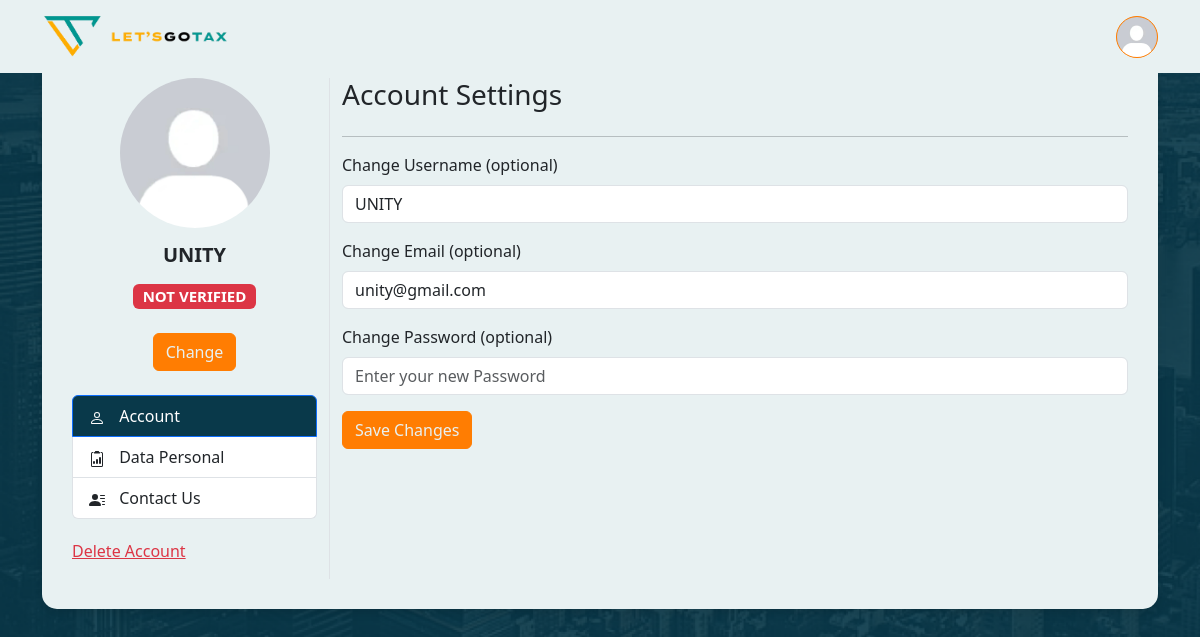
The app's page /settings.php (signed in), older data.
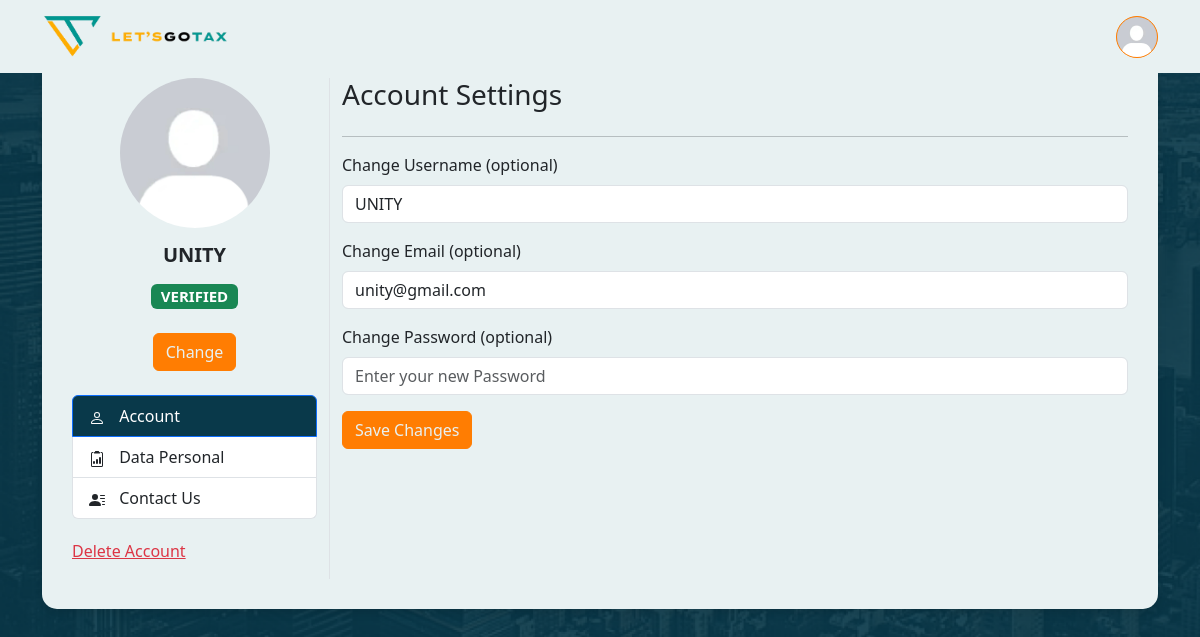
The same page, newer data.
### tables this page shows
CREATE TABLE `akun` (
  `akunId` int(11) NOT NULL,
  `adminId` int(11) NOT NULL,
  `email` varchar(255) NOT NULL,
  `username` varchar(255) NOT NULL,
  `password` varchar(255) NOT NULL,
  `photoProfile` varchar(255) NOT NULL,
  `status` enum('VERIFIED','NOT VERIFIED','ON PROGRESS') NOT NULL
);

### settings.php (the view, shortened to what this page needs)
<?php
$page = isset($_GET['page']) ? $_GET['page'] : 'account';
include 'config.php';
$isLoggedIn = isset($_SESSION['user_id']);
$userPhoto = '';
$username = '';
$email = '';
$status = '';
if ($isLoggedIn) {
    $userId = $_SESSION['user_id'];
    $query = "SELECT photoProfile, username, email, status FROM akun WHERE akunId = ?";
    $stmt = $conn->prepare($query);
    $stmt->bind_param('i', $userId);
    $stmt->execute();
    $result = $stmt->get_result();
    if ($result->num_rows > 0) {
        $user = $result->fetch_assoc();
        $userPhoto = $user['photoProfile'];
        $username = $user['username'];
        $email = $user['email'];
        $status = $user['status'];
    }
}
?>
<!DOCTYPE html>
<html lang="en">
    <head>
        <link href="CSS Files/settings.css" rel="stylesheet">
        <link href="https://cdn.jsdelivr.net/npm/bootstrap@5.3.3/dist/css/bootstrap.min.css" rel="stylesheet">
    </head>
    <body>
        <nav class="navbar navbar-expand-lg navbar-light fixed-top">
            <div class="container">
                <a class="navbar-brand me-auto" href="home.php">
                    <img src="images/let's gotax(logo).png" class="navLogo">
                    <img src="images/let's gotax (logo2).png" class="navLogo2">
                </a>
                <div class="ms-auto">
                    <?php if ($isLoggedIn): ?>
                    <div class="dropdown">
                            <a class="btn btn-light rounded-circle p-0" href="#" role="button" id="dropdownMenuLink" data-bs-toggle="dropdown" aria-expanded="false">
                                <img src="Images/photoProfile/<?php echo htmlspecialchars($userPhoto); ?>" alt="Profile" class="rounded-circle" width="40" height="40">
                            </a>
                        </div>
                    <?php endif; ?>
                </div>
            </div>
        </nav>
        <div class = "mt-5">
            <div class="container mt-5">
                <div class="main-container justify-content-center mt-5">
                    <div class="row">
                        <div class="col-md-3 sidebar">
                            <div class="text-center mb-4">
                                <img src="Images/photoProfile/<?php echo htmlspecialchars($userPhoto); ?>" alt="Profile" class="rounded-circle" width="150" height="150">
                                <h5 class="mb-0 fw-bold spacing"><?php echo htmlspecialchars($username); ?></h5>
                                <h5 class="mt-3">
                                    <?php
                                        if ($status == 'VERIFIED') {
                                            echo '<span class="badge bg-success">' . htmlspecialchars($status) . '</span>';
                                        } elseif ($status == 'NOT VERIFIED') {
                                            echo '<span class="badge bg-danger">' . htmlspecialchars($status) . '</span>';
                                        } elseif ($status == 'ON PROGRESS') {
                                            echo '<span class="badge bg-secondary">' . htmlspecialchars($status) . '</span>';
                                        }
                                    ?>
                                </h5>
                                <button type="button" class="btn btn-primary mt-3" data-bs-toggle="modal" data-bs-target="#changeImageModal">Change</button>
                            </div>
                            <div class="list-group">
                                <a href="settings.php?page=account" class="list-group-item list-group-item-action <?= $page == 'account' ? 'active' : '' ?>">
                                    <span class="spanCustom">Account</span>
                                </a>
                                <a href="settings.php?page=personal" class="list-group-item list-group-item-action <?= $page == 'personal' ? 'active' : '' ?>">
                                    <span class="spanCustom">Data Personal</span>
                                </a>
                                <a href="settings.php?page=contact" class="list-group-item list-group-item-action <?= $page == 'contact' ? 'active' : '' ?>">
                                    <span class="spanCustom">Contact Us</span>
                                </a>
                            </div>
                            <p style="padding-top: 20px;"><a href="#" class="text-danger">Delete Account</a></p>
                        </div>
                                <?php
                            if ($page == 'account') {
                                ?>
                                <div class="col-md-9">
                                    <h3 class="mb-4">Account Settings</h3> <hr>
                                    <form method="POST" action="" enctype="multipart/form-data">
                                        <div class="mb-3">
                                            <label for="username" class="form-label">Change Username (optional)</label>
                                            <input type="text" class="form-control" id="username" name="username" value="<?php echo htmlspecialchars($username); ?>" required>
                                        </div>
                                        <div class="mb-3">
                                            <label for="email" class="form-label">Change Email (optional)</label>
                                            <input type="email" class="form-control" id="email" name="email" value="<?php echo htmlspecialchars($email); ?>" required>
                                        </div>
                                        <div class="mb-3">
                                            <label for="password" class="form-label">Change Password (optional)</label>
                                            <input type="password" class="form-control" id="password" name="password" placeholder="Enter your new Password">
                                        </div>
                                        <button type="submit" class="btn btn-primary" name="submit">Save Changes</button>
                                    </form>
                                </div>
                                <?php
                            }
                            ?>
                    </div>
                </div>
            </div>
        </div>
    </body>
</html>

### CSS Files/settings.css (style rules this page uses)
body { background-image: url('../Images/Settings/Settings.png'); min-height: 100vh; font-family: 'Cantata One', serif; background-repeat: no-repeat; background-size: cover; background-attachment: fixed; align-items: flex-start; }
.navLogo { height: auto; width: 10%; }
.navLogo2 { height: auto; width: 20%; }
nav.navbar { background-color: #e8f1f2; font-family: "Figtree", sans-serif; }
.btn { color: #e8f1f2 !important; background-color: #ff7d02 !important; border-color: #ff7d02 !important; }
.active { background-color: #09394a !important; }
.main-container { background-color: #e8f1f2; border-radius: 15px; box-shadow: 0 4px 8px rgba(0, 0, 0, 0.1); padding: 30px; margin-top: 50px; margin-bottom: 50px; max-width: 1500px; width: 100%; }
.sidebar { border-right: 1px solid #dee2e6; padding-right: 20px; }
.spacing { padding-top: 15px; }
.spanCustom { padding-left: 10px; }

Row changes from the older to the newer data that the page shows:
changed akun "UNITY": status "NOT VERIFIED" → "VERIFIED"
